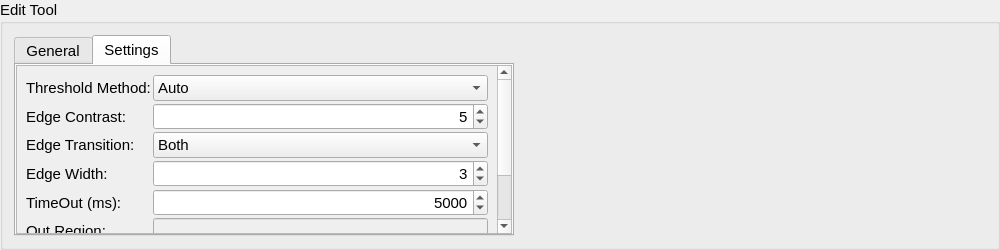
<?xml version="1.0" encoding="UTF-8"?>
<ui version="4.0">
 <class>NTUCircleDetectWidget</class>
 <widget class="QGroupBox" name="NTUCircleDetectWidget">
  <property name="geometry">
   <rect>
    <x>0</x>
    <y>0</y>
    <width>1000</width>
    <height>250</height>
   </rect>
  </property>
  <property name="font">
   <font>
    <pointsize>11</pointsize>
   </font>
  </property>
  <property name="windowTitle">
   <string>Edit Tool</string>
  </property>
  <property name="title">
   <string>Edit Tool</string>
  </property>
  <property name="flat">
   <bool>false</bool>
  </property>
  <layout class="QGridLayout" name="gridLayout_5">
   <item row="0" column="0">
    <widget class="QTabWidget" name="tabWidget">
     <property name="minimumSize">
      <size>
       <width>500</width>
       <height>0</height>
      </size>
     </property>
     <property name="maximumSize">
      <size>
       <width>500</width>
       <height>16777215</height>
      </size>
     </property>
     <property name="font">
      <font>
       <pointsize>11</pointsize>
      </font>
     </property>
     <property name="currentIndex">
      <number>1</number>
     </property>
     <widget class="QWidget" name="General">
      <attribute name="title">
       <string>General</string>
      </attribute>
      <layout class="QGridLayout" name="gridLayout_4">
       <item row="0" column="0">
        <layout class="QGridLayout" name="gridLayout_3">
         <property name="spacing">
          <number>2</number>
         </property>
         <item row="2" column="0">
          <widget class="QLabel" name="label_8">
           <property name="font">
            <font>
             <pointsize>11</pointsize>
            </font>
           </property>
           <property name="text">
            <string>Tool Enable:</string>
           </property>
          </widget>
         </item>
         <item row="0" column="0">
          <widget class="QLabel" name="label_6">
           <property name="font">
            <font>
             <pointsize>11</pointsize>
            </font>
           </property>
           <property name="text">
            <string>Tool Name:</string>
           </property>
          </widget>
         </item>
         <item row="0" column="1" colspan="2">
          <widget class="QLineEdit" name="lineEdit_name">
           <property name="alignment">
            <set>Qt::AlignRight|Qt::AlignTrailing|Qt::AlignVCenter</set>
           </property>
          </widget>
         </item>
         <item row="2" column="1" colspan="2">
          <widget class="QComboBox" name="comboBox_toolEnable"/>
         </item>
         <item row="1" column="1" colspan="2">
          <widget class="QComboBox" name="comboBox_toolFixture">
           <item>
            <property name="text">
             <string>None</string>
            </property>
           </item>
          </widget>
         </item>
         <item row="1" column="0">
          <widget class="QLabel" name="label_7">
           <property name="font">
            <font>
             <pointsize>11</pointsize>
            </font>
           </property>
           <property name="text">
            <string>Tool Fixture:</string>
           </property>
          </widget>
         </item>
         <item row="4" column="0">
          <spacer name="verticalSpacer">
           <property name="orientation">
            <enum>Qt::Vertical</enum>
           </property>
           <property name="sizeHint" stdset="0">
            <size>
             <width>20</width>
             <height>40</height>
            </size>
           </property>
          </spacer>
         </item>
         <item row="3" column="0">
          <widget class="QLabel" name="label_12">
           <property name="font">
            <font>
             <pointsize>11</pointsize>
            </font>
           </property>
           <property name="text">
            <string>Execution Time (ms):</string>
           </property>
          </widget>
         </item>
         <item row="3" column="1" colspan="2">
          <widget class="QLineEdit" name="lineEdit_executionTime">
           <property name="enabled">
            <bool>false</bool>
           </property>
           <property name="layoutDirection">
            <enum>Qt::RightToLeft</enum>
           </property>
           <property name="alignment">
            <set>Qt::AlignRight|Qt::AlignTrailing|Qt::AlignVCenter</set>
           </property>
          </widget>
         </item>
        </layout>
       </item>
      </layout>
     </widget>
     <widget class="QWidget" name="Settings">
      <attribute name="title">
       <string>Settings</string>
      </attribute>
      <layout class="QGridLayout" name="gridLayout_6">
       <property name="leftMargin">
        <number>0</number>
       </property>
       <property name="topMargin">
        <number>0</number>
       </property>
       <property name="rightMargin">
        <number>0</number>
       </property>
       <property name="bottomMargin">
        <number>0</number>
       </property>
       <item row="0" column="0">
        <widget class="QScrollArea" name="scrollArea">
         <property name="widgetResizable">
          <bool>true</bool>
         </property>
         <widget class="QWidget" name="scrollAreaWidgetContents">
          <property name="geometry">
           <rect>
            <x>0</x>
            <y>0</y>
            <width>480</width>
            <height>213</height>
           </rect>
          </property>
          <layout class="QGridLayout" name="gridLayout_2">
           <property name="leftMargin">
            <number>9</number>
           </property>
           <property name="topMargin">
            <number>9</number>
           </property>
           <property name="rightMargin">
            <number>9</number>
           </property>
           <property name="bottomMargin">
            <number>9</number>
           </property>
           <item row="0" column="0">
            <layout class="QGridLayout" name="gridLayout">
             <property name="spacing">
              <number>2</number>
             </property>
             <item row="7" column="0">
              <widget class="QLabel" name="label_11">
               <property name="font">
                <font>
                 <pointsize>11</pointsize>
                </font>
               </property>
               <property name="text">
                <string>Result:</string>
               </property>
              </widget>
             </item>
             <item row="2" column="0">
              <widget class="QLabel" name="label">
               <property name="font">
                <font>
                 <pointsize>11</pointsize>
                </font>
               </property>
               <property name="text">
                <string>Edge Transition:</string>
               </property>
              </widget>
             </item>
             <item row="1" column="0">
              <widget class="QLabel" name="label_2">
               <property name="font">
                <font>
                 <pointsize>11</pointsize>
                </font>
               </property>
               <property name="text">
                <string>Edge Contrast:</string>
               </property>
              </widget>
             </item>
             <item row="3" column="1" colspan="3">
              <widget class="QSpinBox" name="spinBox_edgeWidth">
               <property name="font">
                <font>
                 <pointsize>11</pointsize>
                </font>
               </property>
               <property name="alignment">
                <set>Qt::AlignRight|Qt::AlignTrailing|Qt::AlignVCenter</set>
               </property>
               <property name="minimum">
                <number>1</number>
               </property>
               <property name="maximum">
                <number>10</number>
               </property>
               <property name="value">
                <number>3</number>
               </property>
              </widget>
             </item>
             <item row="5" column="0">
              <widget class="QLabel" name="label_4">
               <property name="font">
                <font>
                 <pointsize>11</pointsize>
                </font>
               </property>
               <property name="text">
                <string>Out Region:</string>
               </property>
              </widget>
             </item>
             <item row="1" column="1" colspan="3">
              <widget class="QSpinBox" name="spinBox_edgeContrast">
               <property name="alignment">
                <set>Qt::AlignRight|Qt::AlignTrailing|Qt::AlignVCenter</set>
               </property>
               <property name="maximum">
                <number>100</number>
               </property>
               <property name="value">
                <number>5</number>
               </property>
              </widget>
             </item>
             <item row="6" column="1" colspan="3">
              <widget class="QLineEdit" name="lineEdit_in">
               <property name="enabled">
                <bool>false</bool>
               </property>
               <property name="alignment">
                <set>Qt::AlignRight|Qt::AlignTrailing|Qt::AlignVCenter</set>
               </property>
              </widget>
             </item>
             <item row="7" column="1" colspan="3">
              <widget class="QLineEdit" name="lineEdit_result">
               <property name="enabled">
                <bool>false</bool>
               </property>
               <property name="alignment">
                <set>Qt::AlignRight|Qt::AlignTrailing|Qt::AlignVCenter</set>
               </property>
              </widget>
             </item>
             <item row="4" column="1" colspan="3">
              <widget class="QSpinBox" name="spinBox_timeOut">
               <property name="font">
                <font>
                 <pointsize>11</pointsize>
                </font>
               </property>
               <property name="alignment">
                <set>Qt::AlignRight|Qt::AlignTrailing|Qt::AlignVCenter</set>
               </property>
               <property name="maximum">
                <number>10000</number>
               </property>
               <property name="singleStep">
                <number>100</number>
               </property>
               <property name="value">
                <number>5000</number>
               </property>
              </widget>
             </item>
             <item row="6" column="0">
              <widget class="QLabel" name="label_5">
               <property name="font">
                <font>
                 <pointsize>11</pointsize>
                </font>
               </property>
               <property name="text">
                <string>In Region:</string>
               </property>
              </widget>
             </item>
             <item row="2" column="1" colspan="3">
              <widget class="QComboBox" name="comboBox_edgeTransition">
               <property name="currentIndex">
                <number>2</number>
               </property>
               <item>
                <property name="text">
                 <string>Black to White</string>
                </property>
               </item>
               <item>
                <property name="text">
                 <string>White to Black</string>
                </property>
               </item>
               <item>
                <property name="text">
                 <string>Both</string>
                </property>
               </item>
              </widget>
             </item>
             <item row="3" column="0">
              <widget class="QLabel" name="label_3">
               <property name="font">
                <font>
                 <pointsize>11</pointsize>
                </font>
               </property>
               <property name="text">
                <string>Edge Width:</string>
               </property>
              </widget>
             </item>
             <item row="4" column="0">
              <widget class="QLabel" name="label_10">
               <property name="font">
                <font>
                 <pointsize>11</pointsize>
                </font>
               </property>
               <property name="text">
                <string>TimeOut (ms):</string>
               </property>
              </widget>
             </item>
             <item row="5" column="1" colspan="3">
              <widget class="QLineEdit" name="lineEdit_out">
               <property name="enabled">
                <bool>false</bool>
               </property>
               <property name="font">
                <font>
                 <pointsize>11</pointsize>
                </font>
               </property>
               <property name="alignment">
                <set>Qt::AlignRight|Qt::AlignTrailing|Qt::AlignVCenter</set>
               </property>
              </widget>
             </item>
             <item row="0" column="0">
              <widget class="QLabel" name="label_9">
               <property name="font">
                <font>
                 <pointsize>11</pointsize>
                </font>
               </property>
               <property name="text">
                <string>Threshold Method:</string>
               </property>
              </widget>
             </item>
             <item row="0" column="1" colspan="3">
              <widget class="QComboBox" name="comboBox_thresholdMethod">
               <property name="currentIndex">
                <number>1</number>
               </property>
               <item>
                <property name="text">
                 <string>Manual</string>
                </property>
               </item>
               <item>
                <property name="text">
                 <string>Auto</string>
                </property>
               </item>
              </widget>
             </item>
            </layout>
           </item>
          </layout>
         </widget>
        </widget>
       </item>
      </layout>
     </widget>
    </widget>
   </item>
   <item row="0" column="1">
    <spacer name="horizontalSpacer">
     <property name="orientation">
      <enum>Qt::Horizontal</enum>
     </property>
     <property name="sizeHint" stdset="0">
      <size>
       <width>40</width>
       <height>20</height>
      </size>
     </property>
    </spacer>
   </item>
  </layout>
 </widget>
 <resources/>
 <connections/>
</ui>
